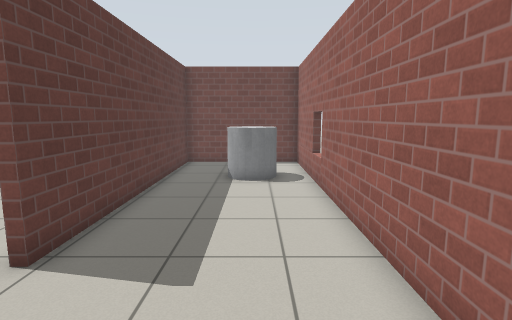
view 1 (above)

16 first-person views from a walk through a Gazebo world. The camera is 1.2 m above the floor, tilts 8° down and sees 80° across. The floor is counted in squares, 0.5 m on a side. Each view is taken from the middle of a square. On the plan, view 1 faces up. The plan holds only what a view shows up to about 18 squares ahead; the rest is blank. The place goes on beyond the plan. Gazebo's built-in surfaces are drawn with simple patterns.

view 2
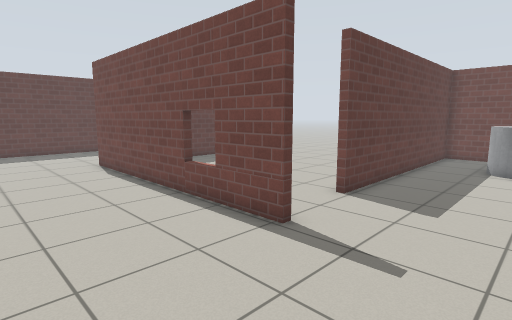

view 3
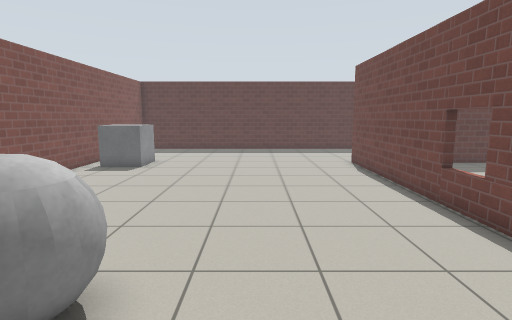

view 4
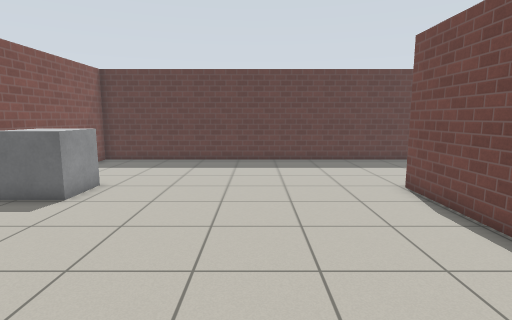

view 5
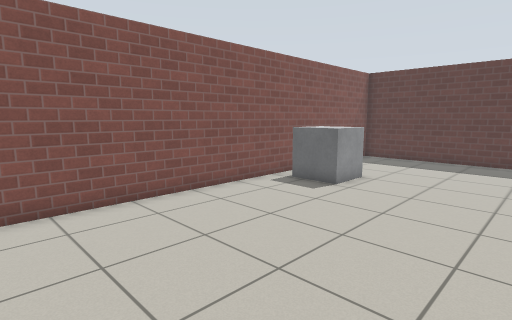

view 6
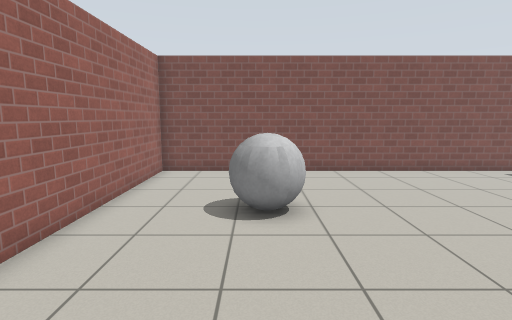

view 7
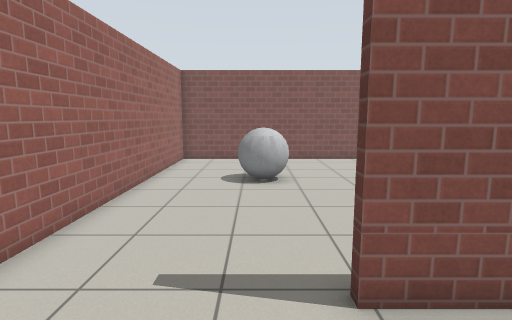

view 8
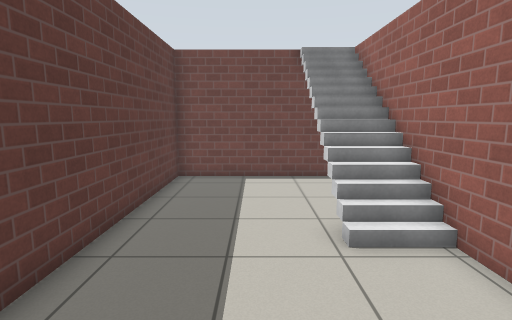

view 9
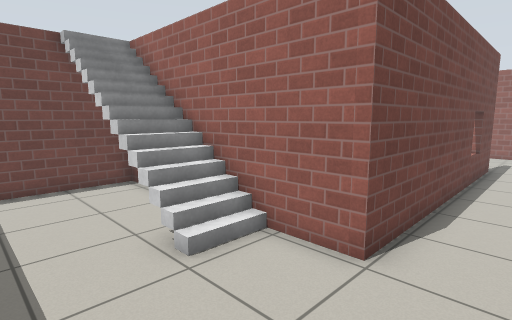

view 10
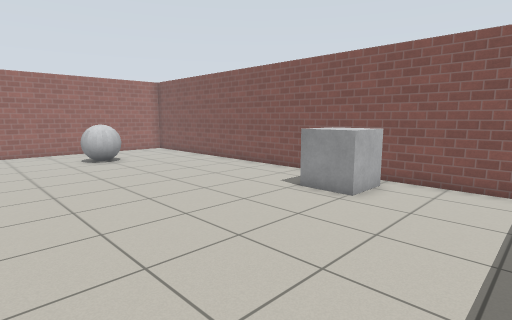

view 11
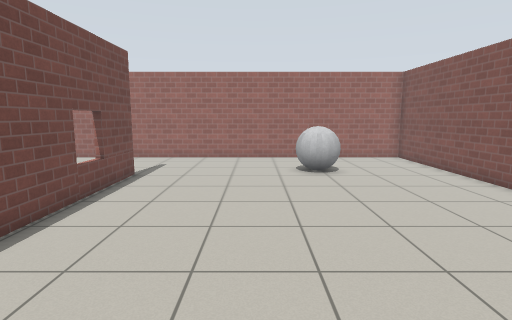

view 12
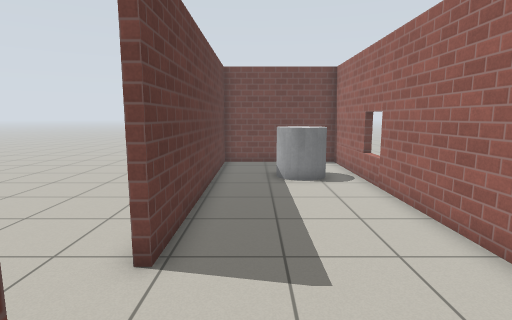

view 13
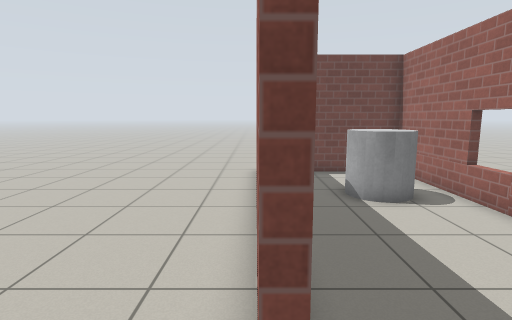

view 14
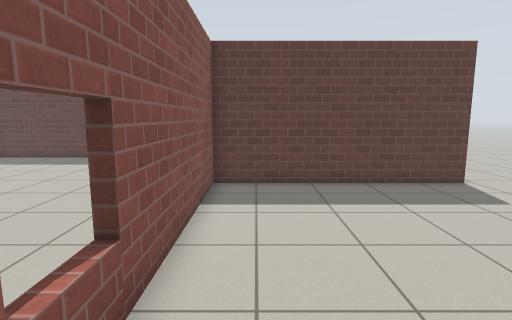

view 15
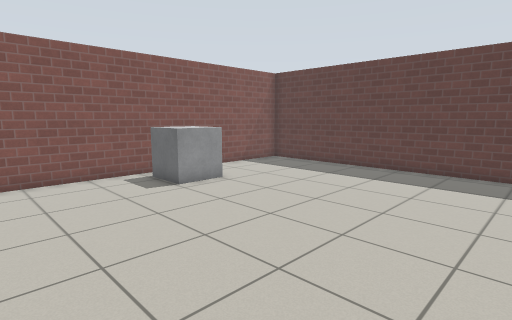

view 16
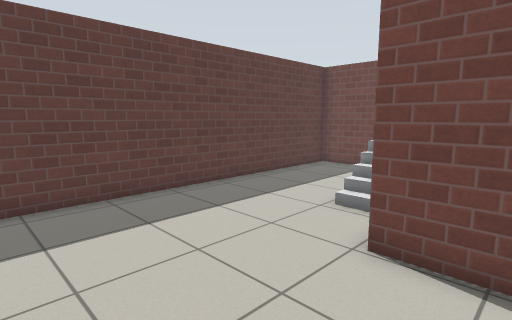

### Floor plan
Ten units are one square. View 1 is at (0, 0); x grows to the right and y downward. Boxes are objects, and circles mark ways between rooms. Rooms are numbered by the first view taken in them; rooms with no view inside come last. Other rooms are left out.
<svg viewBox="-227 -168 254 299">
<path fill="none" stroke="#000" d="M-32 -11 -153 -11 -153 -103 -222 -103 -222 126 22 126 22 -16M22 -16 22 -163 -37 -163 -37 -46M-44 -14 -32 -14"/>
<rect x="-165" y="-105" width="10" height="10" fill="#bbb"><title>stairs</title></rect>
<rect x="-155" y="95" width="20" height="20" fill="#bbb"><title>grey box</title></rect>
<rect x="-35" y="55" width="20" height="30" fill="#bbb"><title>grey ball</title></rect>
<rect x="-15" y="-135" width="30" height="20" fill="#bbb"><title>grey cylinder</title></rect>
<circle cx="-10" cy="-10" r="3" fill="#2a7"/>
<text x="-110" y="40">1</text>
<text x="-10" y="-80">2</text>
</svg>
Room 1 opens to room 2.

Where each view was taken, in squares from view 1:
view 1: 0 up, 0 right, facing up
view 2: 4 down, 1 right, facing up-left
view 3: 4 down, 1 right, facing left
view 4: 4 down, 5 left, facing left
view 5: 4 down, 4 left, facing down-left
view 6: 1 up, 2 left, facing down
view 7: 5 up, 2 left, facing down
view 8: 2 down, 19 left, facing up
view 9: 1 down, 20 left, facing up-right
view 10: 1 down, 20 left, facing down-right
view 11: 4 down, 16 left, facing right
view 12: 0 up, 2 left, facing up
view 13: 3 up, 4 left, facing up
view 14: 3 up, 4 left, facing left
view 15: 0 up, 8 left, facing down-left
view 16: 4 down, 13 left, facing up-left
